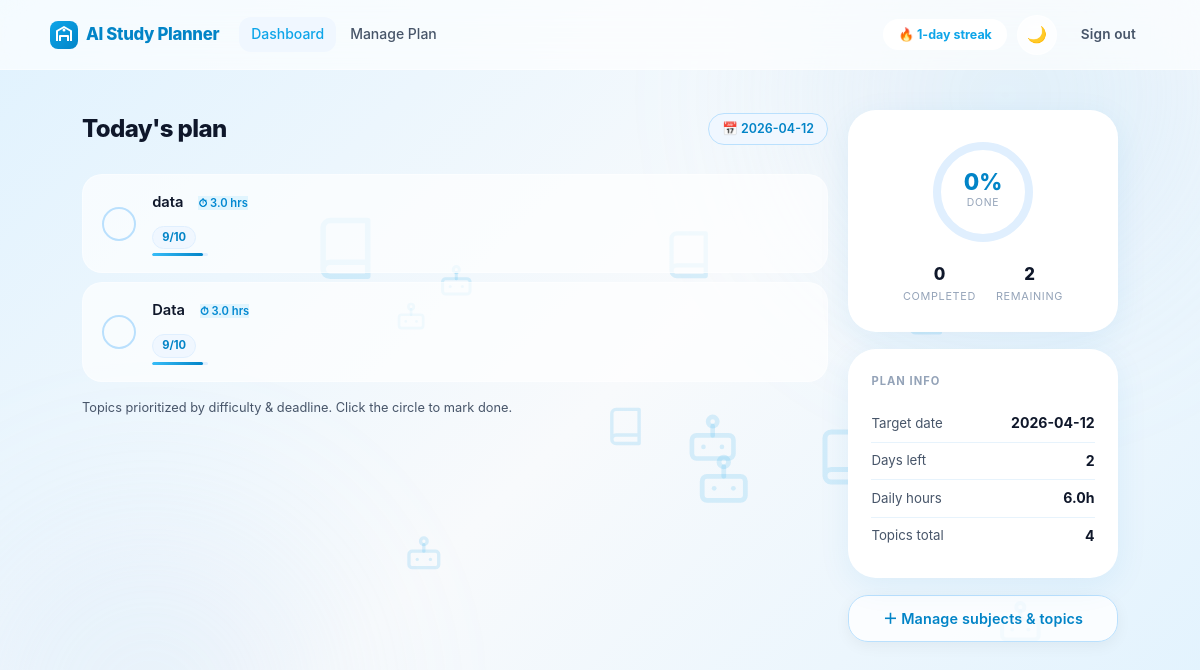
Screenshot of /home (signed in) with the database file from the repository.
### planner_app/models.py (models this page shows)
class Topic(Base):
    __tablename__ = "topics"
    id = Column(Integer, primary_key=True)
    sid = Column(Integer, ForeignKey("subjects.id", ondelete="CASCADE"), nullable=False)
    tname = Column(String, nullable=False)
    completed = Column(Boolean, default=False, nullable=False)
    planned_date = Column(Date, nullable=True)
    planned_hours = Column(Float, nullable=True)
    subject = relationship("Subject", back_populates="topics")

class Target(Base):
    __tablename__ = "target"
    id = Column(Integer, primary_key=True)
    uid = Column(Integer, ForeignKey("users.id", ondelete="CASCADE"), nullable=False, unique=True)
    examdate = Column(Date, nullable=False)
    hours_commit = Column(Float, nullable=False)
    user = relationship("User", back_populates="target")

### planner_app/routes.py (the view, shortened to what this page needs)
@app.route("/home")
@login_required
def home():
    uid = session["user_id"]
    streak = get_streak(uid)
    with Session(engine) as db:
        target = db.query(Target).filter_by(uid=uid).first()
        today = date.today()
        if not target:
            return redirect("/setup")
        exam_date = target.examdate
        if exam_date < today:
            clear_user_plan(uid, db)
            db.commit()
            flash("Your exam date has passed. Starting a new plan.", "info")
            return redirect("/setup?fresh=1")
        hours = target.hours_commit
        exam_date_str = exam_date.isoformat()
        days_left = max(1, (exam_date - today).days)
        total_topics = (
            db.query(Topic)
            .join(Subject)
            .filter(Subject.uid == uid)
            .count()
        )
        subject_topic_counts = dict(
            db.query(Topic.sid, func.count(Topic.id))
            .join(Subject)
            .filter(Subject.uid == uid)
            .group_by(Topic.sid)
            .all()
        )
        todays_planned_topics = (
            db.query(Topic)
            .join(Subject)
            .filter(Subject.uid == uid, Topic.planned_date == today)
            .all()
        )
        done_count = 0
        done_pct = 0
        if todays_planned_topics:
            todays_tasks = []
            for t in todays_planned_topics:
                if t.completed:
                    continue
                todays_tasks.append({
                    "id": t.id,
                    "tname": t.tname,
                    "difficulty": t.subject.difficulty,
                    "hours": round(t.planned_hours, 1) if t.planned_hours is not None else 0.5,
                })
        todays_total = len(todays_tasks)
        todays_done = (
            db.query(Topic)
            .join(Subject)
            .filter(
                Subject.uid == uid,
                Topic.planned_date == today,
                Topic.completed.is_(True)
            )
            .count()
        )
        done_count = todays_done
        done_pct = round(todays_done / todays_total * 100) if todays_total else 0
        return render_template(
            "home.html",
            tasks=todays_tasks, all_done=False,
            streak=streak, target_date=exam_date_str,
            days_left=days_left, hours=hours,
            total_topics=total_topics,
            done_count=done_count, done_pct=done_pct
        )

### planner_app/routes.py (called while the page is built)
def login_required(f):
    @wraps(f)
    def decorated_function(*args, **kwargs):
        if "user_id" not in session:
            return redirect(url_for("login"))
        return f(*args, **kwargs)
    return decorated_function

@app.after_request
def after_request(response):
    response.headers["Cache-Control"] = "no-cache, no-store, must-revalidate"
    response.headers["Expires"] = 0
    response.headers["Pragma"] = "no-cache"
    return response

def get_streak(uid):
    with Session(engine) as db:
        user = db.get(User, uid)
        return user.streak if user and user.streak is not None else 0

### templates/home.html (shortened to what this page needs)
{% extends "layout.html" %}
{% block content %}
<div class="page">
{% if all_done %}
<div class="glass all-done-card" style="max-width:520px;margin:0 auto;">
    <span class="all-done-icon">🎉</span>
    <h3>Today's tasks complete!</h3>
    <p>You've finished all your topics for today. Come back tomorrow to keep your streak going!</p>
    <div style="display:flex;gap:.75rem;justify-content:center;flex-wrap:wrap;">
        <a href="/manage" class="btn btn-primary">Manage my plan</a>
        <a href="/setup" class="btn btn-secondary">Start new plan</a>
    </div>
</div>
{% else %}
<div class="dash-grid">
    <div class="dash-left">
        <div class="home-header">
            <h2>Today's plan</h2>
            <span class="target-badge">📅 {{ target_date }}</span>
        </div>
        {% if tasks %}
        <div class="task-list" id="taskList">
            {% for task in tasks %}
            <div class="task-item" id="task-{{ task.id }}">
                <button class="check-btn" onclick="completeTask({{ task.id }}, this)" title="Mark as done">✓</button>
                <div class="task-info">
                    <div class="task-name">
                        {{ task.tname }}
                        <span class="badge" style="background:#e1f5fe;color:#0288d1;font-size:.7rem;margin-left:.7rem;">
                            ⏱ {{ task.hours }} hrs
                        </span>
                    </div>
                    <div class="task-meta-row" style="margin-top:.5rem;gap:.5rem;flex-wrap:wrap;">
                        <span class="diff-chip" data-tip="Difficulty out of 10">{{ task.difficulty }}/10</span>
                    </div>
                    <div class="diff-bar-wrap">
                        <div class="diff-bar">
                            <div class="diff-bar-fill" style="width:{{ (task.difficulty / 10 * 100)|int }}%"></div>
                        </div>
                    </div>
                </div>
            </div>
            {% endfor %}
        </div>
        <p class="text-muted mt-2" style="font-size:.8rem;">
            Topics prioritized by difficulty &amp; deadline. Click the circle to mark done.
        </p>
        {% else %}
        <div class="glass empty-state">
            <span class="eicon">📋</span>
            <p>No tasks scheduled for today.</p>
            <a href="/setup" class="btn btn-primary mt-2">Set up a plan</a>
        </div>
        {% endif %}
    </div>
    <div class="dash-right">
        <div class="glass progress-card">
            <div class="progress-ring-wrap">
                <svg class="progress-ring" width="110" height="110" viewBox="0 0 110 110">
                    <circle class="ring-bg" cx="55" cy="55" r="46"/>
                    <circle class="ring-fg" id="ringFg" cx="55" cy="55" r="46"
                        stroke-dasharray="289"
                        stroke-dashoffset="{{ (1 - done_pct / 100) * 289 }}"/>
                </svg>
                <div class="ring-text">
                    <span class="ring-pct" id="ringPct">{{ done_pct }}%</span>
                    <span class="ring-lbl">done</span>
                </div>
            </div>
            <div class="progress-meta">
                <div class="pmeta">
                    <div class="pmeta-val" id="metaDone">{{ done_count }}</div>
                    <div class="pmeta-lbl">Completed</div>
                </div>
                <div class="pmeta">
                    <div class="pmeta-val" id="metaLeft">{{ tasks|length }}</div>
                    <div class="pmeta-lbl">Remaining</div>
                </div>
            </div>
        </div>
        <div class="glass stats-card">
            <div class="stats-card-title">Plan info</div>
            <div class="stat-row">
                <span class="stat-label">Target date</span>
                <span class="stat-value">{{ target_date }}</span>
            </div>
            <div class="stat-row">
                <span class="stat-label">Days left</span>
                <span class="stat-value">{{ days_left }}</span>
            </div>
            <div class="stat-row">
                <span class="stat-label">Daily hours</span>
                <span class="stat-value">{{ hours }}h</span>
            </div>
            <div class="stat-row">
                <span class="stat-label">Topics total</span>
                <span class="stat-value">{{ total_topics }}</span>
            </div>
        </div>
        <a href="/manage" class="btn btn-secondary btn-block" style="text-align:center;">
            ＋ Manage subjects &amp; topics
        </a>
    </div>
</div>
{% endif %}
</div>
{% endblock %}

### rows the page displays
Topic: tname "data", hours "3.0", difficulty "9", {{ (task.difficulty / 10 * 100)|int }} 90 (drawn)
Topic: tname "Data", hours "3.0", difficulty "9", {{ (task.difficulty / 10 * 100)|int }} 90 (drawn)
Target: hours_commit "6.0"

### other values shown
{{ streak }} "1"
{{ target_date }} "2026-04-12"
{{ done_pct }} "0"
{{ done_count }} "0"
{{ tasks|length }} "2"
{{ days_left }} "2"
{{ total_topics }} "4"
